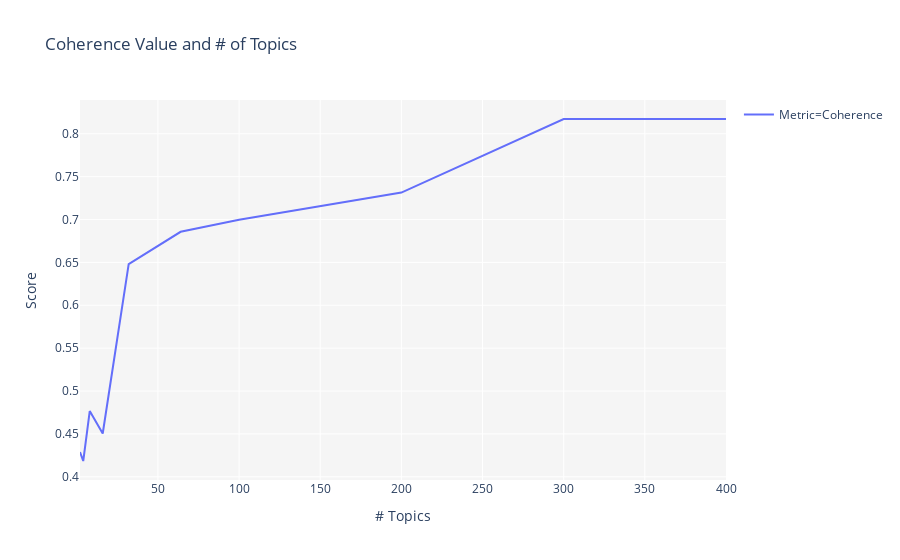

The notebook cell saved with this chart:
### Code cell
tuned_lda = tune_model(model = 'lda')

### Figure 1 — Plotly figure (JSON) as saved in the notebook; plotly's stock layout.template omitted (floating-point values rounded to 4 significant figures)
{"data": [{"hoverlabel": {"namelength": 0}, "hovertemplate": "Metric=Coherence<br># Topics=%{x}<br>Score=%{y}", "legendgroup": "Metric=Coherence", "line": {"color": "#636efa", "dash": "solid", "shape": "linear"}, "mode": "lines", "name": "Metric=Coherence", "showlegend": true, "type": "scatter", "x": [2, 4, 8, 16, 32, 64, 100, 200, 300, 400], "xaxis": "x", "y": [0.4289, 0.4184, 0.4766, 0.4505, 0.648, 0.6857, 0.6998, 0.7315, 0.8173, 0.8173], "yaxis": "y"}], "layout": {"legend": {"tracegroupgap": 0}, "plot_bgcolor": "rgb(245,245,245)", "title": {"text": "Coherence Value and # of Topics"}, "xaxis": {"anchor": "y", "domain": [0, 1], "title": {"text": "# Topics"}}, "yaxis": {"anchor": "x", "domain": [0, 1], "title": {"text": "Score"}}}}
